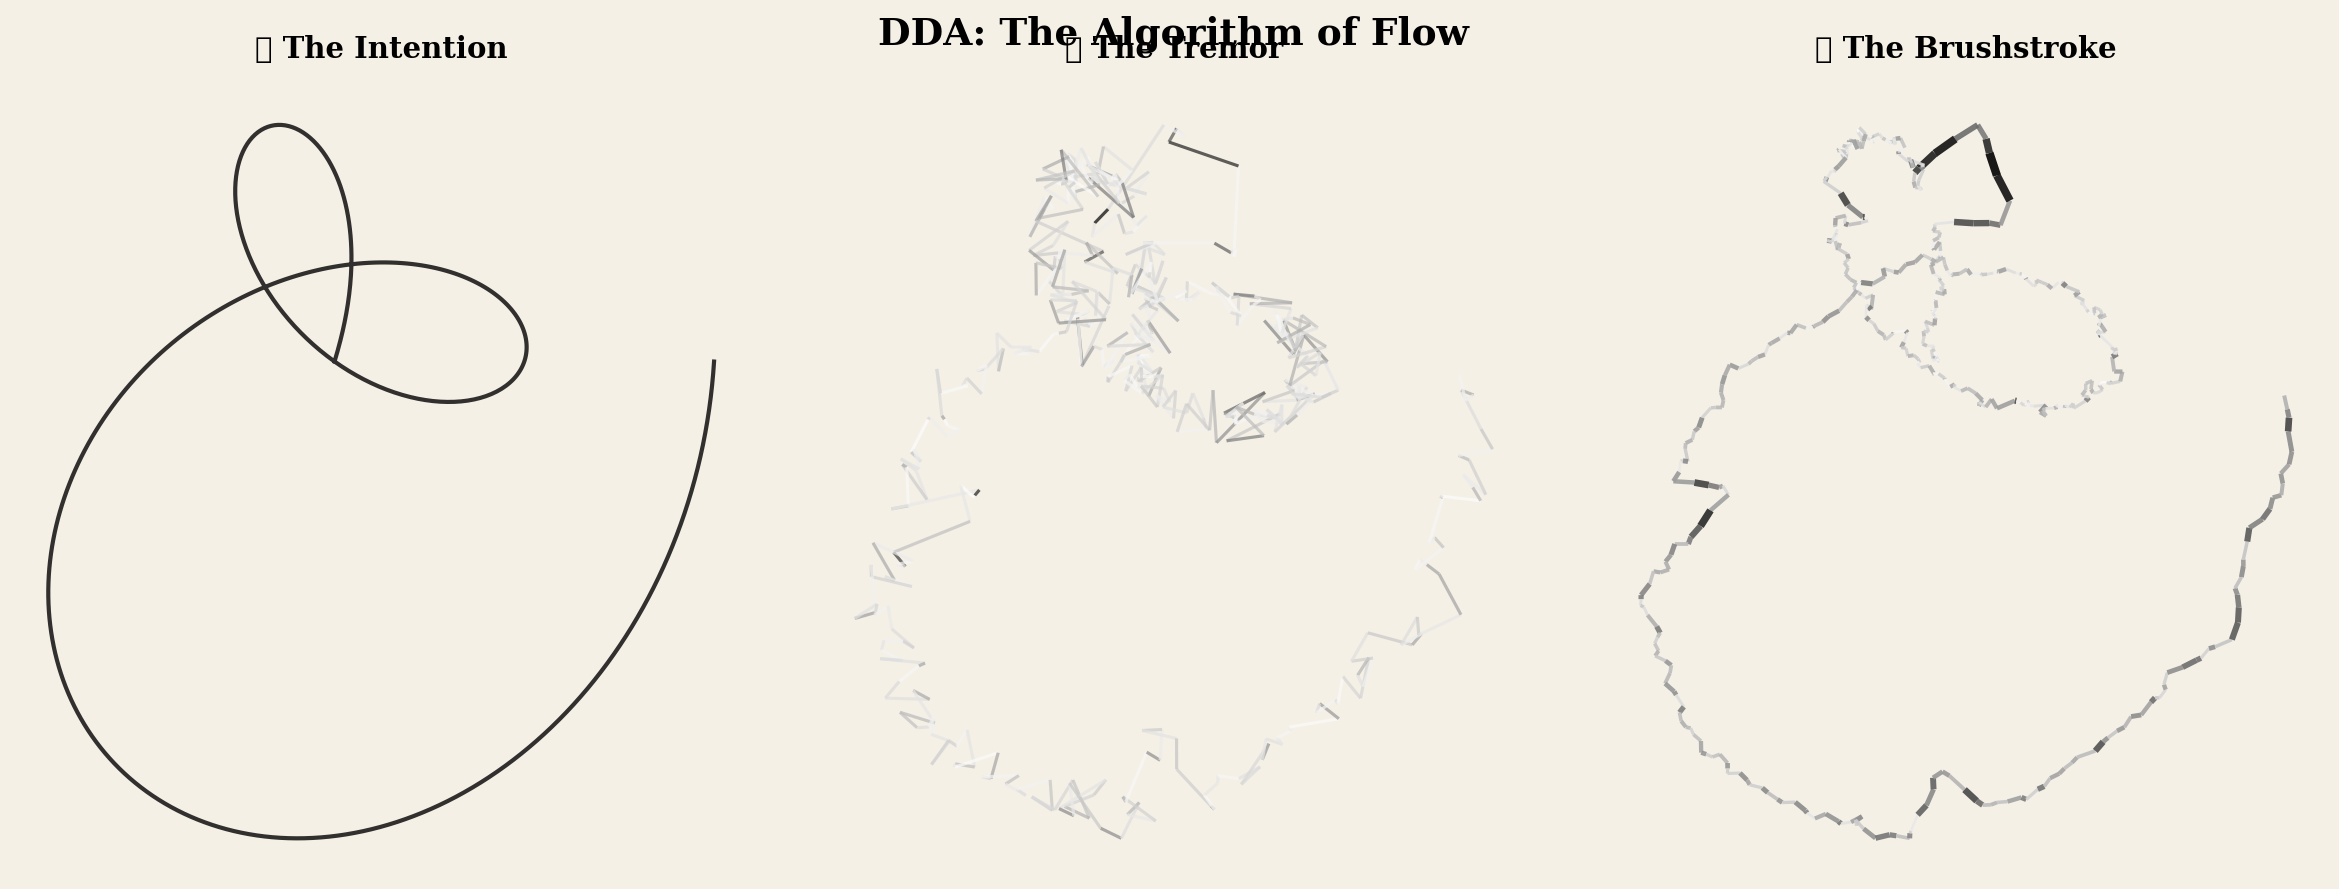

The script that saved this image:
"""
DDA "THE BRUSHSTROKE" — An Artistic Meditation
-----------------------------------------------
No competition. No benchmarks. Just flow.

DDA interpreted as a master calligrapher's hand:
- Raw input: The tremor of an unsteady hand
- DDA output: The flowing brushstroke of a Zen master

This demonstrates DDA's philosophical core:
"Trust the past, but feel the present. Flow, don't jerk."

Watch as chaos transforms into grace.
"""
import numpy as np
import matplotlib.pyplot as plt
from matplotlib.collections import LineCollection
from dataclasses import dataclass
import warnings

warnings.filterwarnings('ignore')


@dataclass
class BrushConfig:
    """The brush's soul."""
    P0: float = 0.75           # Memory of where we've been
    m: float = 0.25            # Openness to the new stroke
    derivative_boost: float = 0.4  # Anticipation of motion
    ema_alpha: float = 0.15    # Smoothness of the wrist


class DDA_Brush:
    """
    A brush that remembers.
    
    The master calligrapher doesn't fight the tremor — 
    they let it pass through them, filtered by decades of practice.
    DDA is that practice, encoded in three lines.
    """
    
    def __init__(self):
        self.c = BrushConfig()
        self.x_prev = 0.0
        self.y_prev = 0.0
        self.ix_prev = 0.0
        self.iy_prev = 0.0
        self.dx = 0.0
        self.dy = 0.0
        self.k = 1.0
        self.init = False
        
    def stroke(self, x_raw, y_raw):
        """
        Transform a trembling hand into a flowing line.
        """
        if not self.init:
            self.x_prev = x_raw
            self.y_prev = y_raw
            self.ix_prev = x_raw
            self.iy_prev = y_raw
            self.init = True
            return x_raw, y_raw
        
        # The change in intention
        delta_x = x_raw - self.ix_prev
        delta_y = y_raw - self.iy_prev
        
        # Smooth the velocity (the wrist's rhythm)
        self.dx = (self.c.ema_alpha * delta_x) + ((1 - self.c.ema_alpha) * self.dx)
        self.dy = (self.c.ema_alpha * delta_y) + ((1 - self.c.ema_alpha) * self.dy)
        
        # Anticipate where the stroke wants to go
        Lx = x_raw + (self.c.derivative_boost * self.dx)
        Ly = y_raw + (self.c.derivative_boost * self.dy)
        
        # The fusion: past wisdom + present intention
        x_out = (self.c.P0 * self.k * self.x_prev) + (self.c.m * Lx)
        y_out = (self.c.P0 * self.k * self.y_prev) + (self.c.m * Ly)
        
        # Remember
        self.x_prev = x_out
        self.y_prev = y_out
        self.ix_prev = x_raw
        self.iy_prev = y_raw
        
        return x_out, y_out


def create_trembling_hand_path():
    """
    Simulate a hand drawing a flowing character,
    but with the natural tremor and imprecision of human movement.
    """
    # The intention: a smooth spiral into a flourish
    t = np.linspace(0, 4 * np.pi, 500)
    
    # Base path: an elegant spiral
    intention_x = t * np.cos(t) * 0.3
    intention_y = t * np.sin(t) * 0.3 + np.sin(t * 0.5) * 2
    
    # Human tremor: high-frequency noise + occasional jerks
    tremor_x = np.random.normal(0, 0.15, len(t))
    tremor_y = np.random.normal(0, 0.15, len(t))
    
    # Add occasional "hiccups" (hand slips)
    for _ in range(8):
        idx = np.random.randint(50, len(t) - 50)
        tremor_x[idx:idx+5] += np.random.normal(0, 0.5)
        tremor_y[idx:idx+5] += np.random.normal(0, 0.5)
    
    raw_x = intention_x + tremor_x
    raw_y = intention_y + tremor_y
    
    return raw_x, raw_y, intention_x, intention_y


def calculate_velocity(x, y):
    """Calculate velocity magnitude at each point for coloring."""
    vx = np.diff(x, prepend=x[0])
    vy = np.diff(y, prepend=y[0])
    return np.sqrt(vx**2 + vy**2)


def render_brushstroke():
    """
    Create the meditation.
    """
    print("🎨 THE BRUSHSTROKE")
    print("=" * 50)
    print("\"The master's hand trembles like anyone else's.")
    print(" What differs is what reaches the paper.\"")
    print("=" * 50)
    
    np.random.seed(42)
    
    # Generate the trembling intention
    raw_x, raw_y, intention_x, intention_y = create_trembling_hand_path()
    
    # The brush transforms
    brush = DDA_Brush()
    smooth_x, smooth_y = [], []
    
    for x, y in zip(raw_x, raw_y):
        sx, sy = brush.stroke(x, y)
        smooth_x.append(sx)
        smooth_y.append(sy)
    
    smooth_x = np.array(smooth_x)
    smooth_y = np.array(smooth_y)
    
    # --- THE CANVAS ---
    fig, axes = plt.subplots(1, 3, figsize=(16, 6))
    fig.patch.set_facecolor('#f5f0e6')  # Rice paper
    
    for ax in axes:
        ax.set_facecolor('#f5f0e6')
        ax.set_aspect('equal')
        ax.axis('off')
    
    # Panel 1: The Intention (what the mind wanted)
    ax1 = axes[0]
    ax1.plot(intention_x, intention_y, 'k-', lw=2, alpha=0.8)
    ax1.set_title("意 The Intention", fontsize=14, fontweight='bold', 
                  fontfamily='serif', pad=15)
    
    # Panel 2: The Tremor (what the hand produced)
    ax2 = axes[1]
    velocity = calculate_velocity(raw_x, raw_y)
    points = np.array([raw_x, raw_y]).T.reshape(-1, 1, 2)
    segments = np.concatenate([points[:-1], points[1:]], axis=1)
    
    # Color by velocity (faster = darker)
    norm = plt.Normalize(velocity.min(), velocity.max())
    lc = LineCollection(segments, cmap='Greys', norm=norm, linewidths=1.5, alpha=0.7)
    lc.set_array(velocity)
    ax2.add_collection(lc)
    ax2.autoscale()
    ax2.set_title("震 The Tremor", fontsize=14, fontweight='bold',
                  fontfamily='serif', pad=15)
    
    # Panel 3: The Brushstroke (DDA output)
    ax3 = axes[2]
    velocity_smooth = calculate_velocity(smooth_x, smooth_y)
    points_smooth = np.array([smooth_x, smooth_y]).T.reshape(-1, 1, 2)
    segments_smooth = np.concatenate([points_smooth[:-1], points_smooth[1:]], axis=1)
    
    # Variable line width based on velocity (like ink flow)
    widths = 1 + 3 * (velocity_smooth / velocity_smooth.max())
    
    lc_smooth = LineCollection(segments_smooth, cmap='binary', 
                               norm=plt.Normalize(0, velocity_smooth.max()),
                               linewidths=widths, alpha=0.9)
    lc_smooth.set_array(velocity_smooth)
    ax3.add_collection(lc_smooth)
    ax3.autoscale()
    ax3.set_title("筆 The Brushstroke", fontsize=14, fontweight='bold',
                  fontfamily='serif', pad=15)
    
    plt.suptitle("DDA: The Algorithm of Flow", fontsize=18, fontweight='bold',
                 fontfamily='serif', y=0.98)
    
    plt.tight_layout()
    plt.savefig('dda_brushstroke.png', dpi=150, facecolor='#f5f0e6', 
                edgecolor='none', bbox_inches='tight')
    
    print("\n✓ Meditation saved to dda_brushstroke.png")
    print("\n\"Between tremor and paper, there is DDA.\"")


if __name__ == "__main__":
    render_brushstroke()
